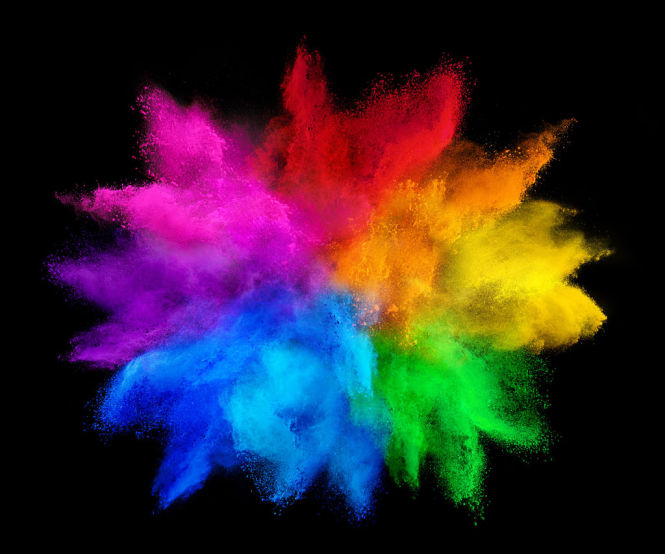
#> input picture 3401/Final_test/6601001123_Q2/Image2.png, 665 x 554 px
$ python 6601001123_Q2.py
#> lines starting #> are read from the running program, lines starting #| are printed output that depends on the picture; after the words box and inside, x2 and y2 are one past the last pixel; in counts of white or black regions, pixels touching at a corner belong together
### 3401/Final_test/6601001123_Q2/image_tool.py
import numpy as np
import cv2
import matplotlib.pyplot as plt
import math

def imread(img,color) :
#> called with img = './Image2.png', color = 1
    return cv2.imread(img,color)
#> returned value is the input picture: shape (554, 665, 3); mean B, G, R 47.8, 38.9, 52.8

def calculate_hist(img) :
    return cv2.calcHist([img],[0],None,[256],[0,256])

# [12 lines left out: functions show_hist, show_hist_list, not called in this run]

def image_show(img) :
    cv2.imshow("xxxx",img)
    cv2.waitKey(0)
    cv2.destroyAllWindows()
    cv2.waitKey(1)
    return img

def imwrite(filename,img) :
    return cv2.imwrite(filename,img)

def rgb2hsv(img) :
    b,g,r = cv2.split(img/255.)
    c_max = np.maximum(np.maximum(r,g),b)
    c_min = np.minimum(np.minimum(r,g),b)
    delta = c_max - c_min
    h = np.zeros_like(r,dtype='float32')

    mask_delta = delta != 0
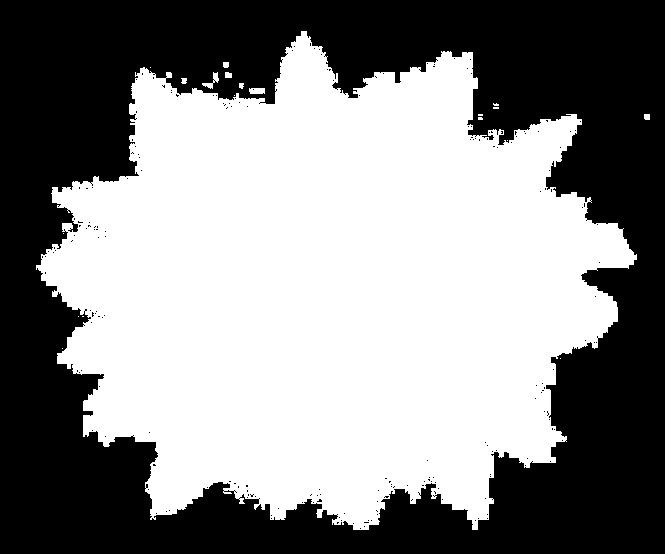
#> mask_delta: shape (554, 665) bool; 54% white; 207 black regions (206 under 20 px), largest, box (x1, y1, x2, y2) and area: (0, 0, 665, 554) 169097
    mask_r = mask_delta & (c_max == r)
#> mask_r: shape (554, 665) bool; 26.8% white; 703 white regions (686 under 20 px), largest, box (x1, y1, x2, y2) and area: (51, 31, 634, 361) 96216, (522, 451, 550, 463) 105, (250, 88, 265, 94) 85
    mask_g = mask_delta & (c_max == g)
#> mask_g: shape (554, 665) bool; 8% white; 1008 white regions (987 under 20 px), largest, box (x1, y1, x2, y2) and area: (351, 311, 556, 521) 25709, (592, 254, 637, 271) 156, (578, 197, 592, 231) 128
    mask_b = mask_delta & (c_max == b)
#> mask_b: shape (554, 665) bool; 19.9% white; 671 white regions (652 under 20 px), largest, box (x1, y1, x2, y2) and area: (40, 220, 397, 530) 71041, (560, 135, 572, 150) 55, (62, 223, 73, 232) 55

    h[mask_r] = 60 * (((g[mask_r] - b[mask_r]) / delta[mask_r]) % 6.0)
    h[mask_g] = 60 * (((b[mask_g] - r[mask_g]) / delta[mask_g]) + 2)
    h[mask_b] = 60 * (((r[mask_b] - g[mask_b]) / delta[mask_b]) + 4)
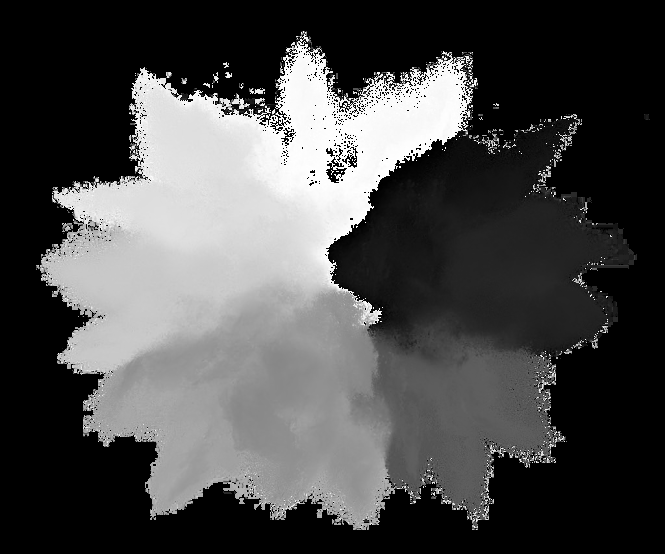
#> h: shape (554, 665) float32; min 0, max 359.7, mean 104.8; drawn with min black and max white

    s = np.zeros_like(h,dtype='float32')
    mask_v = c_max!=0
#> mask_v: shape (554, 665) bool; 55.8% white; 118 black regions (110 under 20 px), largest, box (x1, y1, x2, y2) and area: (0, 0, 665, 554) 162031, (208, 73, 249, 95) 293, (213, 57, 231, 74) 100
    s[mask_v] = delta[mask_v]/c_max[mask_v]
    v = c_max
    return np.stack([h,s,v],axis=2)
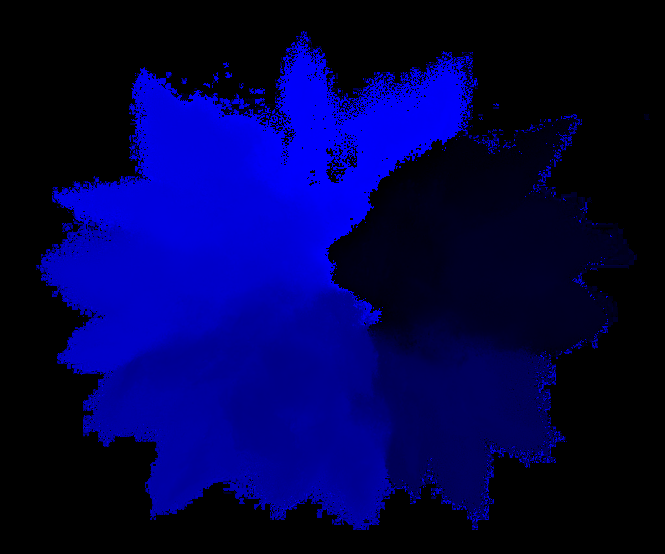
#> returned value: shape (554, 665, 3) float64; mean of channels 0, 1, 2 104.8, 0.5, 0.3; drawn with min black and max white

def saturation_adjust(s,factor,mask) :
    s[mask] = s[mask] * factor
    s = np.clip(s,0,1.0)
    return s

def value_adjust(v,factor,mask) :
    v[mask] = v[mask] * factor
    v = np.clip(v,0,1.0)
    return v

def focus_mask_hsv(hsv_img,mask) :
    h,s,v = cv2.split(hsv_img)
    v[~mask] = 0.0
    return np.stack([h,s,v],axis=2)

def hsv2bgr(hsv_img) :
    return (cv2.cvtColor(hsv_img.astype('float32'),cv2.COLOR_HSV2BGR)*255).astype('uint8')

### 3401/Final_test/6601001123_Q2/6601001123_Q2.py
from image_tool import *
import cv2
import numpy as np

img = image_show(imread('./Image2.png',1))
hsv_img = rgb2hsv(img)
h,s,v = cv2.split(hsv_img)

masks = [(h > 180) &  (h < 260) , (h > 20) & (h < 60)]
focus_name = ['blue_focus.jpg' , 'orange_focus.jpg']
for i in range(len(masks)) :
    focus_img = image_show(hsv2bgr(focus_mask_hsv(hsv_img,masks[i])))
    imwrite(f"{focus_name[i]}",focus_img)
#> this loop made 2 passes

s = saturation_adjust(s,0.2,masks[0])
#> in saturation_adjust, `s[mask] = s[mask] * factor`:
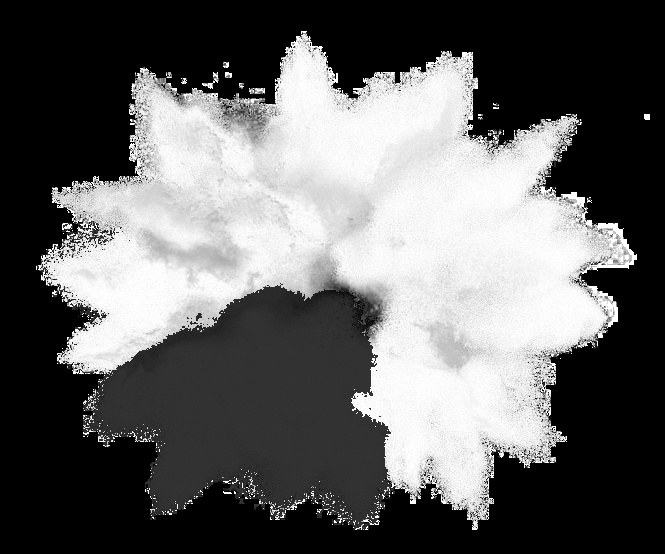
#> s: shape (554, 665) float64; min 0, max 1, mean 0.389
s = saturation_adjust(s,40.0,masks[1])
#> call 2 of saturation_adjust, with factor = 40
#> in saturation_adjust (call 2), `s[mask] = s[mask] * factor`:
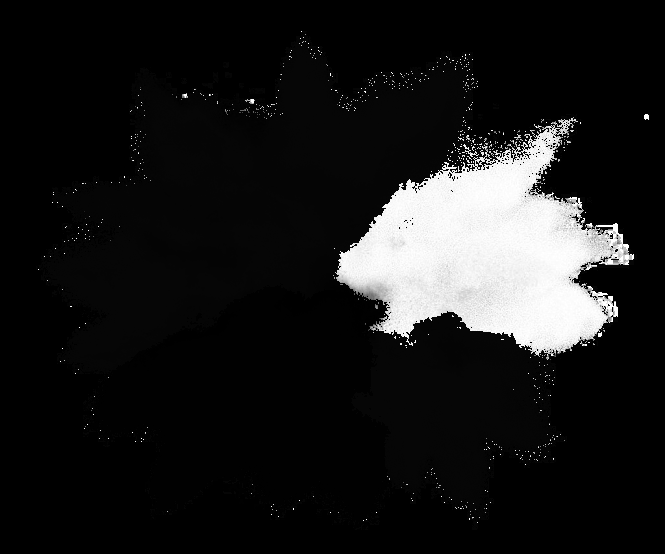
#> s: shape (554, 665) float64; 10.6% of pixels changed, all inside (x1, y1, x2, y2) = (38, 31, 649, 523); drawn with min black and max white
v = value_adjust(v,1.3,masks[1])
#> in value_adjust, `v[mask] = v[mask] * factor`:
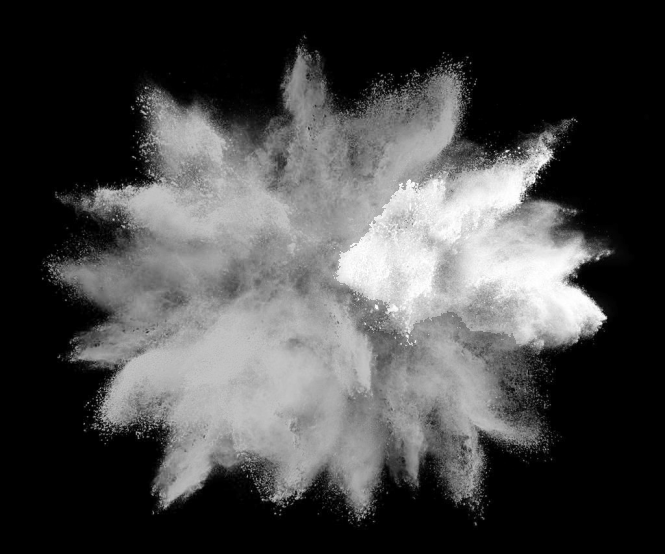
#> v: shape (554, 665) float64; min 0, max 1.3, mean 0.366; drawn with min black and max white
out = hsv2bgr(np.stack([h,s,v],axis=2))
imwrite('output.jpg',image_show(out))
imwrite("output_compare.jpg",image_show(cv2.hconcat([img,out])))
#> in image_show (call 5), `cv2.imshow("xxxx",img)`:
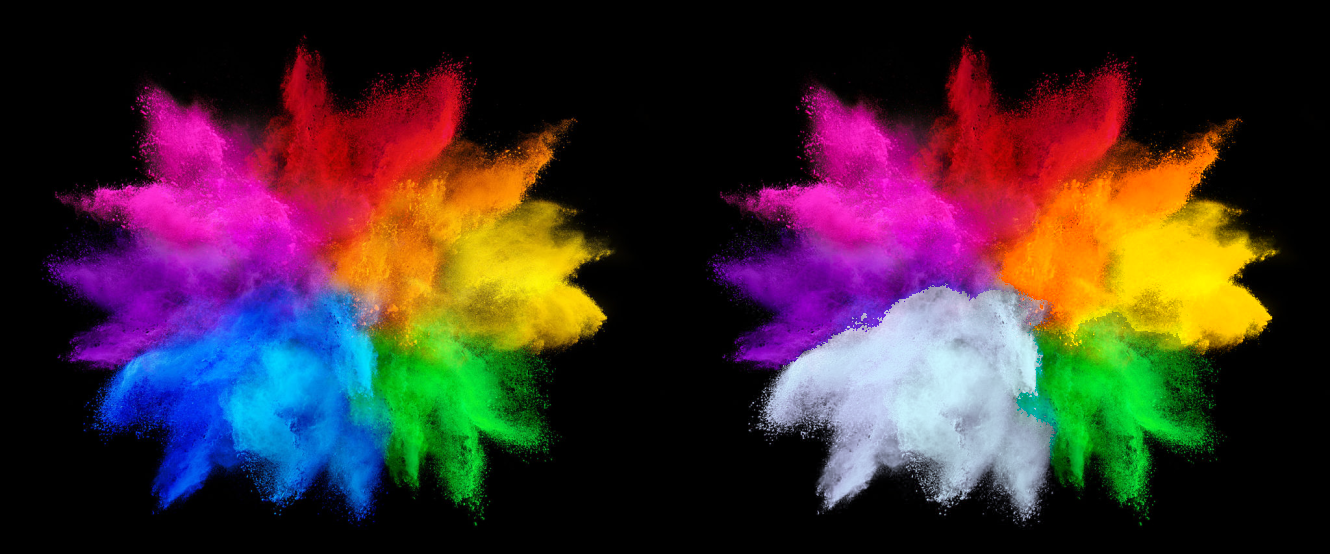
#> window 'xxxx': shape (554, 1330, 3); mean B, G, R 47.3, 45.2, 63.8
